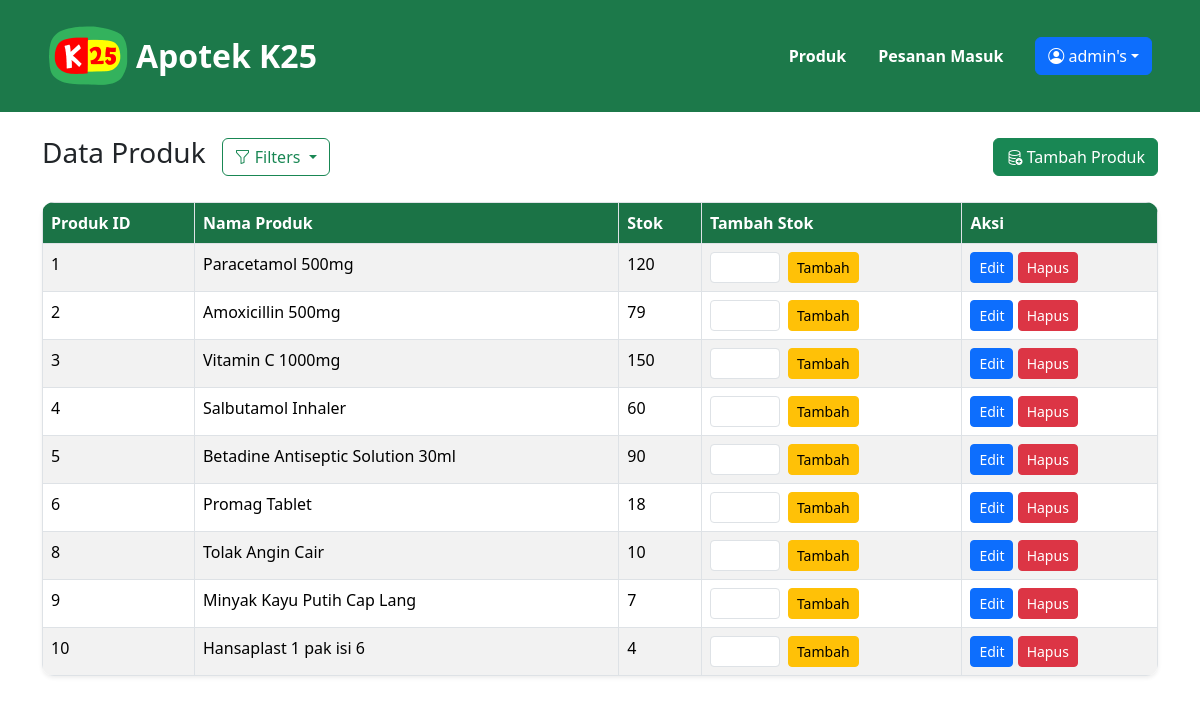
Page /admin/produk.php (signed in) on the earlier database version.
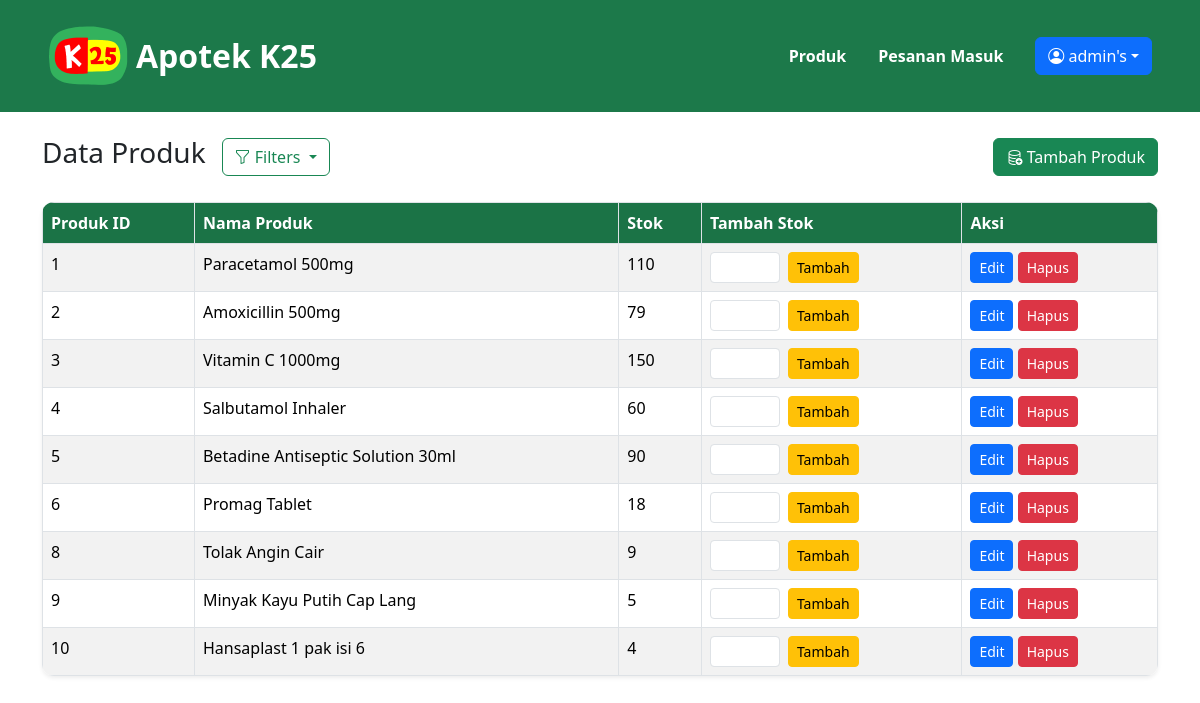
Same page on the later database version.
### tables this page shows
CREATE TABLE `obat` (
  `id_obat` int(11) NOT NULL,
  `gambar` varchar(255) DEFAULT NULL,
  `nama_obat` varchar(100) NOT NULL,
  `deskripsi` text DEFAULT NULL,
  `stok` int(11) DEFAULT 0,
  `harga` int(11) NOT NULL
);

### admin/produk.php (the view, shortened to what this page needs)
<?php
include "../connection.php";
?>
<!doctype html>
<html lang="en">
<head>
    <link rel="stylesheet" href="https://cdn.jsdelivr.net/npm/bootstrap-icons@1.13.1/font/bootstrap-icons.min.css">
    <link href="https://cdn.jsdelivr.net/npm/bootstrap@5.3.8/dist/css/bootstrap.min.css" rel="stylesheet">
</head>
<body style="background-color: #ffffff;">
    <?php include('adminHeader.php'); ?>
    <div class="container m-4 mx-auto">
        <div class="d-flex flex-wrap justify-content-between align-items-center">
            <div class="d-flex flex-wrap align-items-center gap-3">
                <h3>Data Produk</h3>
                <div class="dropdown">
                    <button type="button" class="btn btn-outline-success dropdown-toggle" data-bs-toggle="dropdown">
                        <i class="bi bi-funnel"></i> Filters
                    </button>
                </div>
            </div>
            <a href="tambah_produk.php" class="btn btn-success">
                <i class="bi bi-database-add"></i> Tambah Produk
            </a>
        </div><br>
        <table class="table table-striped table-bordered th-color shadow-sm" style="border-radius: 12px; overflow: hidden">
            <tr>
                <th>Produk ID</th>
                <th>Nama Produk</th>
                <th>Stok</th>
                <th>Tambah Stok</th>
                <th>Aksi</th>
            </tr>
            <tbody id="productList">
                <?php
                $sql = "SELECT * FROM obat";
                $query = mysqli_query($connect, $sql);
                while ($row = mysqli_fetch_assoc($query)) :
                ?>
                    <tr>
                        <td><?= $row['id_obat']; ?></td>
                        <td><?= $row['nama_obat']; ?></td>
                        <td><?= $row['stok']; ?></td>
                        <td>
                            <form action="produk.php" method="POST" class="d-flex align-items-center gap-2">
                                <input type="number" class="form-control form-control-sm" name="tambah_stok" min="1" style="width: 70px;">
                                <button class="btn btn-warning btn-sm">Tambah</button>
                            </form>
                        </td>
                        <td>
                            <a href="edit_produk.php?id=<?= $row['id_obat']; ?>" class="btn btn-primary btn-sm">Edit</a>
                            <a href="hapus_produk.php?id=<?= $row['id_obat']; ?>"
                               class="btn btn-danger btn-sm"
                               onclick="return confirm('Yakin hapus produk ini?');">
                                Hapus
                            </a>
                        </td>
                    </tr>
                <?php endwhile; ?>
            </tbody>
        </table>
    </div>
</body>
</html>

Differences in the rows shown:
changed obat "Paracetamol 500mg": stok "120" → "110"
changed obat "Tolak Angin Cair": stok "10" → "9"
changed obat "Minyak Kayu Putih Cap Lang": stok "7" → "5"
